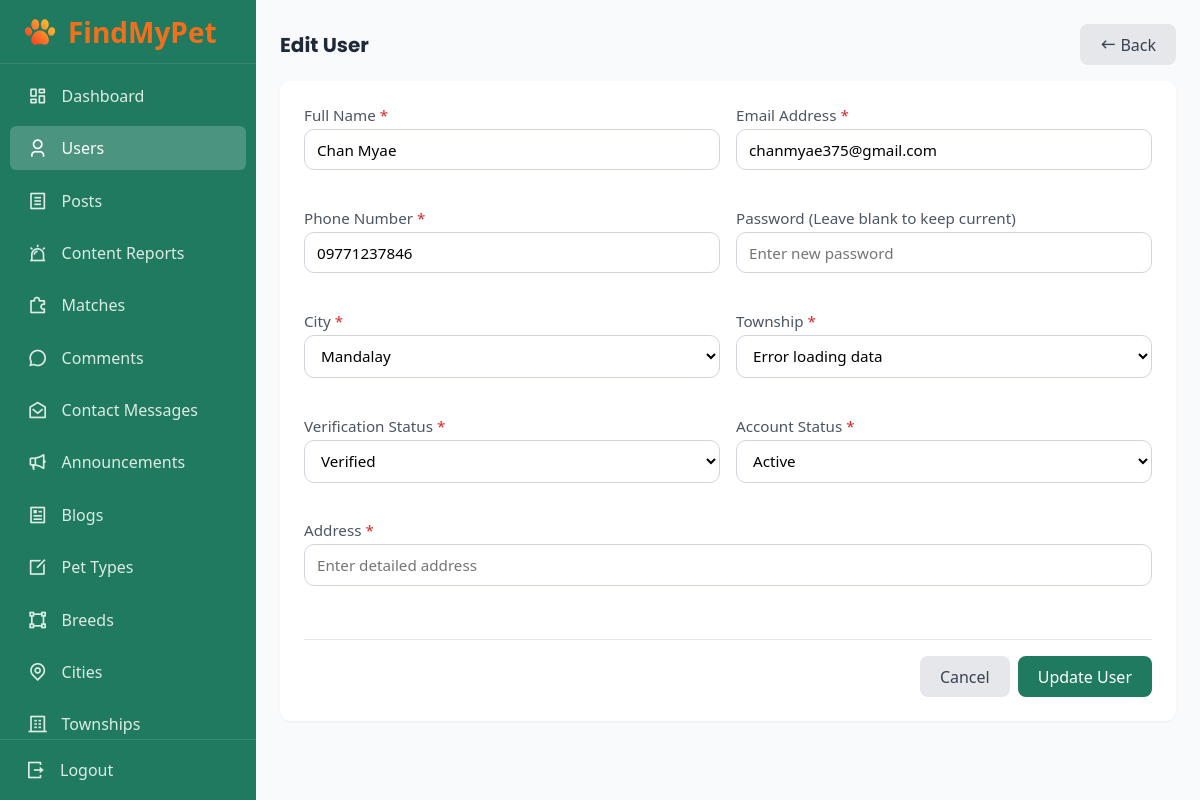
Screenshot of /admin/edit_user.php?id=6 (signed in) with the database file from the repository.
### tables this page shows
CREATE TABLE `users` (
  `id` int(11) NOT NULL,
  `role_id` int(11) NOT NULL,
  `township_id` int(11) NOT NULL,
  `full_name` varchar(255) NOT NULL,
  `email` varchar(255) NOT NULL,
  `password` varchar(255) NOT NULL,
  `phone` varchar(20) NOT NULL,
  `address` text DEFAULT NULL,
  `verification_token` varchar(255) DEFAULT NULL,
  `token_expire` datetime DEFAULT NULL,
  `is_verified` tinyint(1) DEFAULT 0,
  `status` enum('Active','Suspended','Banned') NOT NULL DEFAULT 'Active',
  `suspended_until` datetime DEFAULT NULL,
  `reset_token` varchar(255) DEFAULT NULL,
  `reset_expire` datetime DEFAULT NULL,
  `email_notifications` tinyint(1) DEFAULT 1,
  `match_notifications` tinyint(1) DEFAULT 1,
  `post_notifications` tinyint(1) DEFAULT 1,
  `comment_notifications` tinyint(1) DEFAULT 1,
  `created_at` datetime DEFAULT current_timestamp()
);

### database/functions.php (called while the page is built, shortened)
<?php
function hasError($field, $errors)
{
    return isset($errors[$field]);
}
function getAll(PDO $pdo, $table)
{
    $sql = "SELECT * FROM $table";
    $stmt = $pdo->prepare($sql);
    $stmt->execute();
    $result = $stmt->fetchAll(PDO::FETCH_ASSOC);
    return $result;
}
function getUserById(PDO $pdo, $id)
{
    $sql = "SELECT u.*, t.township_name, c.city_name, c.id AS city_id
            FROM users u
            LEFT JOIN township t ON u.township_id = t.id
            LEFT JOIN city c ON t.city_id = c.id
            WHERE u.id = :id LIMIT 1";
    $stmt = $pdo->prepare($sql);
    $stmt->execute([':id' => $id]);
    $result = $stmt->fetch(PDO::FETCH_ASSOC);
    if ($result) {
        $response = [
            'status' => 200,
            'data' => $result
        ];
        return $response;
    } else {
        $response = [
            'status' => 404,
            'message' => 'No Data Record'
        ];
        return $response;
    }
}

### admin/edit_user.php (the view, shortened to what this page needs)
<?php
require_once "../database/functions.php";
$userId = isset($_GET['id']) && is_numeric($_GET['id']) ? (int)$_GET['id'] : 0;
$userResult = getUserById($pdo, $userId);
$formErrors = $_SESSION['errors'] ?? [];
$formData = $_SESSION['input'] ?? [];
?>
<!DOCTYPE html>
<html lang="en">
<head>
    <link rel="stylesheet" href="../assets/css/style.css">
    <link rel="stylesheet" href="../assets/css/admin.css">
    <link href="https://cdn.jsdelivr.net/npm/remixicon@4.9.0/fonts/remixicon.css" rel="stylesheet" />
</head>
<body class="admin-body">
    <aside id="sidebar">
        <div>
            <div class="logo-container">
                <img src="../uploads/logo.png" alt="Logo" class="sidebar-logo">
                <span>FindMyPet</span>
            </div>
        </div>
        <nav>
            <a href="dashboard.php" class="admin-sidebar-link">
                <i class="ri-dashboard-line"></i>
                <span>Dashboard</span>
            </a>
            <a href="users.php" class="admin-sidebar-link active">
                <i class="ri-user-3-line"></i>
                <span>Users</span>
            </a>
            <a href="posts.php" class="admin-sidebar-link">
                <i class="ri-file-list-line"></i>
                <span>Posts</span>
            </a>
            <a href="reports.php" class="admin-sidebar-link">
                <i class="ri-alarm-warning-line"></i>
                <span>Content Reports</span>
            </a>
            <a href="matches.php" class="admin-sidebar-link">
                <i class="ri-puzzle-2-line"></i>
                <span>Matches</span>
            </a>
            <a href="comments.php" class="admin-sidebar-link">
                <i class="ri-chat-3-line"></i>
                <span>Comments</span>
            </a>
            <a href="messages.php" class="admin-sidebar-link">
                <i class="ri-mail-open-line"></i>
                <span>Contact Messages</span>
            </a>
            <a href="announcements.php" class="admin-sidebar-link">
                <i class="ri-megaphone-line"></i>
                <span>Announcements</span>
            </a>
            <a href="blogs.php" class="admin-sidebar-link">
                <i class="ri-article-line"></i>
                <span>Blogs</span>
            </a>
            <a href="pet_types.php" class="admin-sidebar-link">
                <i class="ri-edit-box-line"></i>
                <span>Pet Types</span>
            </a>
            <a href="breeds.php" class="admin-sidebar-link">
                <i class="ri-shape-2-line"></i>
                <span>Breeds</span>
            </a>
            <a href="cities.php" class="admin-sidebar-link">
                <i class="ri-map-pin-line"></i>
                <span>Cities</span>
            </a>
            <a href="townships.php" class="admin-sidebar-link">
                <i class="ri-building-4-line"></i>
                <span>Townships</span>
            </a>
        </nav>
        <div>
            <a href="logout.php" class="admin-sidebar-link">
                <i class="ri-logout-box-r-line"></i>
                <span>Logout</span>
            </a>
        </div>
    </aside>
    <main class="admin-main">
        <section>
            <div class="admin-header">
                <div class="admin-header-left">
                    <h3 class="admin-header-title">Edit User</h3>
                </div>
                <div class="admin-header-right">
                    <a href="users.php" class="admin-btn admin-btn-secondary">
                        <i class="ri-arrow-left-long-line"></i>
                        <span>Back</span>
                    </a>
                </div>
            </div>
            <div class="table-card">
                <div class="user-form-container">
                    <?php if (isset($userResult['status']) && $userResult['status'] == 200): ?>
                        <?php $userData = $userResult['data']; ?>
                                                <form action="admin_code.php" method="POST">
                            <div class="admin-form-grid user-form-grid">
                                <div class="admin-form-group">
                                    <label class="admin-label" for="full_name">Full Name <span class="text-color-danger">*</span></label>
                                    <input type="text" name="full_name" id="full_name" class="admin-input <?= hasError('full_name', $formErrors) ? 'error-border' : '' ?>" value="<?= htmlspecialchars($formData['full_name'] ?? $userData['full_name']) ?>" placeholder="Enter full name" >
                                    <small class="error-text"><?= getError('full_name', $formErrors) ?></small>
                                </div>
                                <div class="admin-form-group">
                                    <label class="admin-label" for="email">Email Address <span class="text-color-danger">*</span></label>
                                    <input type="email" name="email" id="email" class="admin-input <?= hasError('email', $formErrors) ? 'error-border' : '' ?>" value="<?= htmlspecialchars($formData['email'] ?? $userData['email']) ?>" placeholder="Enter email address" >
                                    <small class="error-text"><?= getError('email', $formErrors) ?></small>
                                </div>
                                <div class="admin-form-group">
                                    <label class="admin-label" for="phone">Phone Number <span class="text-color-danger">*</span></label>
                                    <input type="text" name="phone" id="phone" class="admin-input <?= hasError('phone', $formErrors) ? 'error-border' : '' ?>" value="<?= htmlspecialchars($formData['phone'] ?? $userData['phone']) ?>" placeholder="Enter phone number" >
                                    <small class="error-text"><?= getError('phone', $formErrors) ?></small>
                                </div>
                                <div class="admin-form-group">
                                    <label class="admin-label" for="password">Password <span class="text-color-muted">(Leave blank to keep current)</span></label>
                                    <input type="password" name="password" id="password" class="admin-input <?= hasError('password', $formErrors) ? 'error-border' : '' ?>" placeholder="Enter new password">
                                    <small class="error-text"><?= getError('password', $formErrors) ?></small>
                                </div>
                                <div class="admin-form-group">
                                    <label class="admin-label" for="city">City <span class="text-color-danger">*</span></label>
                                    <select name="city" id="city" class="admin-select admin-filter-select <?= hasError('city', $formErrors) ? 'error-border' : '' ?>" >
                                        <?php
                                        $citiesList = getAll($pdo, 'city');
                                        foreach ($citiesList as $cityItem) {
                                            $savedCity = $formData['city'] ?? $userData['city_id'];
                                            $isSelected = ($cityItem['id'] == $savedCity) ? 'selected' : '';
                                            echo '<option value="' . $cityItem['id'] . '" ' . $isSelected . '>' . htmlspecialchars($cityItem['city_name']) . '</option>';
                                        }
                                        ?>
                                    </select>
                                    <small class="error-text"><?= getError('city', $formErrors) ?></small>
                                </div>
                                <div class="admin-form-group">
                                    <label class="admin-label" for="township">Township <span class="text-color-danger">*</span></label>
                                    <select name="township" id="township" class="admin-select admin-filter-select <?= hasError('township', $formErrors) ? 'error-border' : '' ?>"  data-old-value="<?= htmlspecialchars($formData['township'] ?? $userData['township_id'] ?? '') ?>">
                                        <option value="">Select A City First</option>
                                    </select>
                                    <small class="error-text"><?= getError('township', $formErrors) ?></small>
                                </div>
                                <div class="admin-form-group">
                                    <label class="admin-label" for="is_verified">Verification Status <span class="text-color-danger">*</span></label>
                                    <select name="is_verified" id="is_verified" class="admin-select admin-filter-select <?= hasError('is_verified', $formErrors) ? 'error-border' : '' ?>" required>
                                        <option value="1" <?= (isset($formData['is_verified']) ? $formData['is_verified'] == '1' : (isset($userData['is_verified']) && $userData['is_verified'] == 1)) ? 'selected' : '' ?>>Verified</option>
                                    </select>
                                    <small class="error-text"><?= getError('is_verified', $formErrors) ?></small>
                                </div>
                                <div class="admin-form-group">
                                    <label class="admin-label" for="status">Account Status <span class="text-color-danger">*</span></label>
                                    <select name="status" id="status" class="admin-select admin-filter-select <?= hasError('status', $formErrors) ? 'error-border' : '' ?>" required>
                                        <?php
                                        $currentStatus = isset($formData['status']) ? strtolower($formData['status']) : (isset($userData['status']) ? strtolower($userData['status']) : 'active');
                                        ?>
                                        <option value="active" <?= ($currentStatus == 'active') ? 'selected' : '' ?>>Active</option>
                                    </select>
                                    <small class="error-text"><?= getError('status', $formErrors) ?></small>
                                </div>
                                <div class="admin-form-group user-form-group-full">
                                    <label class="admin-label" for="address">Address <span class="text-color-danger">*</span></label>
                                    <input type="text" name="address" id="address" class="admin-input <?= hasError('address', $formErrors) ? 'error-border' : '' ?>" value="<?= htmlspecialchars($formData['address'] ?? $userData['address']) ?>" placeholder="Enter detailed address" >
                                    <small class="error-text"><?= getError('address', $formErrors) ?></small>
                                </div>
                                <div class="admin-form-group form-actions user-form-actions">
                                    <a href="users.php" class="admin-btn admin-btn-secondary">Cancel</a>
                                    <button type="submit" name="btn_update_user" class="admin-btn admin-btn-primary primary-btn">Update User</button>
                                </div>
                            </div>
                        </form>
                    <?php endif; ?>
                </div>
            </div>
        </section>
    </main>
</body>
</html>

### assets/css/style.css (style rules this page uses)
* { margin: 0; padding: 0; box-sizing: border-box; font-family: "Segoe UI", Tahoma, Geneva, Verdana, sans-serif; }
body { background-color: #f8fafc; }
.error-text { color: #dc3545; font-size: 0.85rem; margin-top: 6px; display: block; font-weight: 500; }

### rows the page displays
users: full_name "Chan Myae", email "chanmyae375@gmail.com", phone "09771237846", township "Error loading data", is_verified "Verified", status "Active"

### other values shown
form field city "Mandalay"
